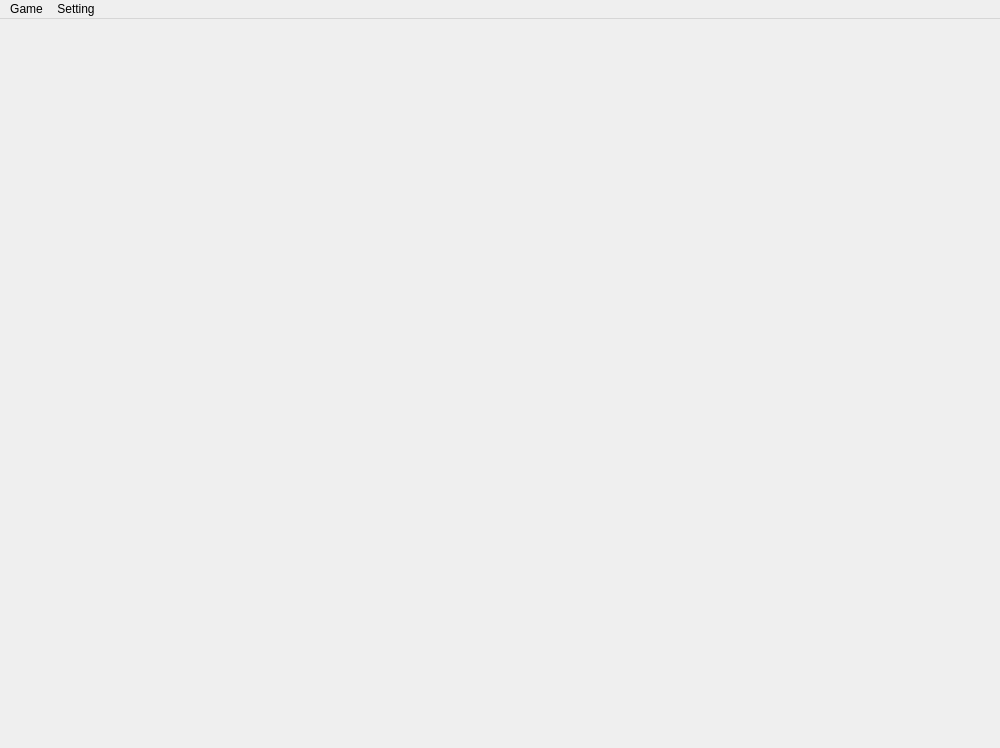
<?xml version="1.0" encoding="UTF-8"?>
<ui version="4.0">
 <class>MainWindow</class>
 <widget class="QMainWindow" name="MainWindow">
  <property name="geometry">
   <rect>
    <x>0</x>
    <y>0</y>
    <width>1000</width>
    <height>748</height>
   </rect>
  </property>
  <property name="windowTitle">
   <string>MainWindow</string>
  </property>
  <widget class="QWidget" name="centralwidget">
   <widget class="QStackedWidget" name="stackedWidget">
    <property name="geometry">
     <rect>
      <x>0</x>
      <y>0</y>
      <width>1000</width>
      <height>770</height>
     </rect>
    </property>
    <property name="currentIndex">
     <number>-1</number>
    </property>
   </widget>
  </widget>
  <widget class="QMenuBar" name="menubar">
   <property name="geometry">
    <rect>
     <x>0</x>
     <y>0</y>
     <width>1000</width>
     <height>42</height>
    </rect>
   </property>
   <widget class="QMenu" name="menuGame">
    <property name="title">
     <string>Game</string>
    </property>
    <addaction name="actionNew_Game"/>
    <addaction name="actionBack"/>
    <addaction name="actionRetract"/>
    <addaction name="actionExit"/>
   </widget>
   <widget class="QMenu" name="menuSetting">
    <property name="title">
     <string>Setting</string>
    </property>
    <addaction name="actionRobot_Setting"/>
   </widget>
   <addaction name="menuGame"/>
   <addaction name="menuSetting"/>
  </widget>
  <action name="actionNew_Game">
   <property name="text">
    <string>New Game</string>
   </property>
  </action>
  <action name="actionRetract">
   <property name="text">
    <string>Retract</string>
   </property>
  </action>
  <action name="actionExit">
   <property name="text">
    <string>Exit</string>
   </property>
  </action>
  <action name="actionBack">
   <property name="text">
    <string>Back to main menu</string>
   </property>
  </action>
  <action name="actionRobot_Setting">
   <property name="text">
    <string>Robot Setting</string>
   </property>
  </action>
 </widget>
 <resources/>
 <connections/>
</ui>
